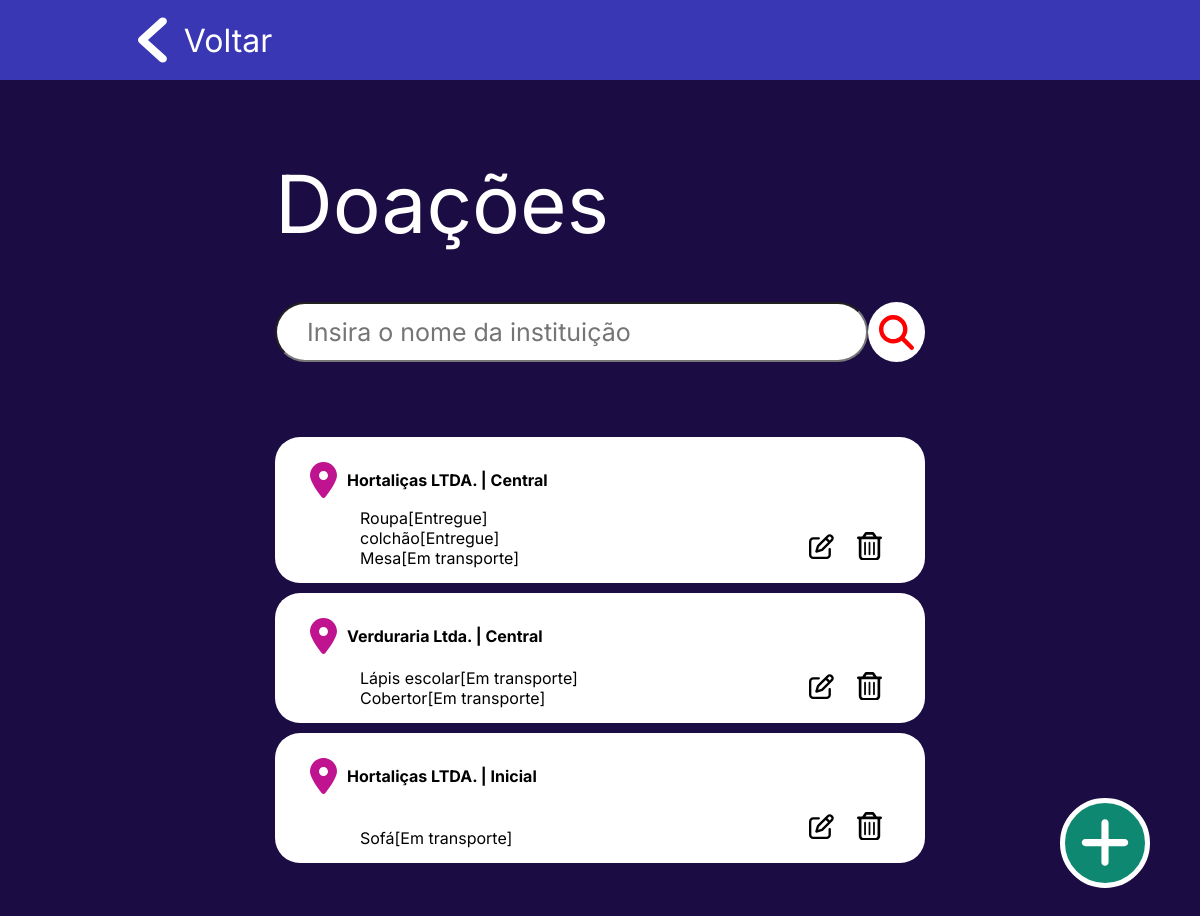
Page /donation_screen.php (signed in) on the committed database.
### tables this page shows
create table TBDoacao(
    idDoador int,
    idDoacao int,
	idCentro int,
    idTransportador int,
    qtde int not null,
	altura decimal(4,1),
	largura decimal(4, 1),
	comprimento decimal(4, 1),
	peso decimal(7,2),
    dataHoraDoadorEntregou datetime,
    dataHoraTranspRecebeu datetime,
    dataHoraTranspEntregaCentro datetime,
    dataHoraCentroRecebeu datetime,
	transporte boolean not null,

	primary key(idDoador, idDoacao, idCentro),
    foreign key(idDoador) references TBDoador(idDoador),
	foreign key(idDoacao) references TBItemDoacao(id),
	foreign key(idCentro) references TBCentroCaptacao(id),
    foreign key(idTransportador) references TBTransportador(idTransportador)
);

create table TBItemDoacao(
	id int primary key,
	tipo varchar(30) not null
);

### donation_screen.php (the view, shortened to what this page needs)
<html>
    <head>
        <link rel="stylesheet" href="./assets/loginv2.css">
        <link rel="stylesheet" href="./assets/don.css">
        <link rel="stylesheet" href="./assets/styles/header.css">
    </head>
    <body>
        <header>
            <a id="voltar"href="index.php">
                <img src="./assets/imgs/voltar.svg" alt="Voltar">
                <h1>Voltar</h1>
            </a>
        </header>
        <section>
            <h2>Doações</h2>
            <form id='form-search' name='search' action='' method='get'>
                <input id='barra-pesquisa' name='instituicao' placeholder='Insira o nome da instituição' autocomplete='off' type='searchbar'>
                <button id='btn-search' type='submit' value='' aria-label='Pesquisar'></button>
            </form>
        </section>
        <a id='add-new-donation' href="./new_donation.html">
            <svg xmlns="http://www.w3.org/2000/svg" viewBox="0 0 448 512"><path d="M256 80c0-17.7-14.3-32-32-32s-32 14.3-32 32V224H48c-17.7 0-32 14.3-32 32s14.3 32 32 32H192V432c0 17.7 14.3 32 32 32s32-14.3 32-32V288H400c17.7 0 32-14.3 32-32s-14.3-32-32-32H256V80z"/></svg>
        </a>
    </body>
</html>
<?php
    include('conn.php');
    $instituicao = isset($_GET['instituicao'])? $_GET['instituicao'] : "";
    $sqlPes= "SELECT
                DISTINCT I.razaoSocial,
                D.idCentro,
                CC.nome
              FROM
                TBDoacao D
                INNER JOIN TBCentrocaptacao CC
                    ON D.idCentro = CC.id
                INNER JOIN TBInstituicao I
                    ON CC.idInstituicao = I.idInstituicao
              WHERE
                    D.idDoador = ".$_SESSION['idUsuario'].
              "     AND
                    I.razaoSocial LIKE '".$instituicao."%'";
    $resultPes = $conn->query($sqlPes);
    if($resultPes->num_rows > 0){
        echo "<section id='don-list'>";
        while($row = $resultPes->fetch_assoc()){
            $sqlPesitens= "SELECT
                                I.tipo,
                                D.idDoacao,
                                D.idCentro,
                                I.id,
                                D.dataHoraCentroRecebeu
                            FROM
                                TBDoacao D
                                INNER JOIN
                                TBItemDoacao I
                                ON D.idDoacao=I.id
                            WHERE
                                D.idDoador = ".$_SESSION['idUsuario'];
           $resultPesitens = $conn->query($sqlPesitens);
            echo "
            <div class='donation-info-item'>
                <div id='donation-info-local-group'>
                    <img src='./assets/imgs/local.svg' alt='Ícone de local'>
                    <h4>".$row['razaoSocial']." | ".$row['nome']."</h4>
                </div>
                <div id='donation-info-items-group'>
                    <ul>";
                    while($rowli = $resultPesitens->fetch_assoc()){
                        if($rowli ['idCentro']== $row['idCentro']){
                            if(is_null($rowli ['dataHoraCentroRecebeu']) ){
                                $status= "Em transporte";
                            }
                            else{
                                $status="Entregue";
                            }
                            echo "<li>".$rowli['tipo']."[".$status."]</br></li>";
                        }
                    }
            echo"
                    </ul>
                    <div id='donation-info-options-group'>
                        <a class='edit' href='#'><svg xmlns='http://www.w3.org/2000/svg' viewBox='0 0 512 512'><path d='M373.1 24.97C401.2-3.147 446.8-3.147 474.9 24.97L487 37.09C515.1 65.21 515.1 110.8 487 138.9L289.8 336.2C281.1 344.8 270.4 351.1 258.6 354.5L158.6 383.1C150.2 385.5 141.2 383.1 135 376.1C128.9 370.8 126.5 361.8 128.9 353.4L157.5 253.4C160.9 241.6 167.2 230.9 175.8 222.2L373.1 24.97zM440.1 58.91C431.6 49.54 416.4 49.54 407 58.91L377.9 88L424 134.1L453.1 104.1C462.5 95.6 462.5 80.4 453.1 71.03L440.1 58.91zM203.7 266.6L186.9 325.1L245.4 308.3C249.4 307.2 252.9 305.1 255.8 302.2L390.1 168L344 121.9L209.8 256.2C206.9 259.1 204.8 262.6 203.7 266.6zM200 64C213.3 64 224 74.75 224 88C224 101.3 213.3 112 200 112H88C65.91 112 48 129.9 48 152V424C48 446.1 65.91 464 88 464H360C382.1 464 400 446.1 400 424V312C400 298.7 410.7 288 424 288C437.3 288 448 298.7 448 312V424C448 472.6 408.6 512 360 512H88C39.4 512 0 472.6 0 424V152C0 103.4 39.4 64 88 64H200z'/></svg></a>
                        <a class='delete' href='#'><svg xmlns='http://www.w3.org/2000/svg' viewBox='0 0 448 512'><path d='M160 400C160 408.8 152.8 416 144 416C135.2 416 128 408.8 128 400V192C128 183.2 135.2 176 144 176C152.8 176 160 183.2 160 192V400zM240 400C240 408.8 232.8 416 224 416C215.2 416 208 408.8 208 400V192C208 183.2 215.2 176 224 176C232.8 176 240 183.2 240 192V400zM320 400C320 408.8 312.8 416 304 416C295.2 416 288 408.8 288 400V192C288 183.2 295.2 176 304 176C312.8 176 320 183.2 320 192V400zM317.5 24.94L354.2 80H424C437.3 80 448 90.75 448 104C448 117.3 437.3 128 424 128H416V432C416 476.2 380.2 512 336 512H112C67.82 512 32 476.2 32 432V128H24C10.75 128 0 117.3 0 104C0 90.75 10.75 80 24 80H93.82L130.5 24.94C140.9 9.357 158.4 0 177.1 0H270.9C289.6 0 307.1 9.358 317.5 24.94H317.5zM151.5 80H296.5L277.5 51.56C276 49.34 273.5 48 270.9 48H177.1C174.5 48 171.1 49.34 170.5 51.56L151.5 80zM80 432C80 449.7 94.33 464 112 464H336C353.7 464 368 449.7 368 432V128H80V432z'/></svg></a>
                    </div>
                </div>
            </div>
            ";
        }
        echo "</section>";
    } else {
        echo "<section><br><h3 id='not-found-message'>Nenhum resutado encontrado</h3></section>";
    }
?>

### assets/loginv2.css (style rules this page uses)
* { font-family: 'Inter', sans-serif; padding: 0px; margin: 0px; }

### assets/don.css (style rules this page uses)
* { font-family: 'Inter', 'Sans-serif'; font-weight: 400; padding: 0px 0px 0px 0px; margin: 0px 0px 0px 0px; }
body { background-color: var(--blue-1-color); }
section { margin: 75px 275px 75px 275px; }
h2 { color: white; font-size: 80px; }
#form-search { display: flex; align-items: center; margin: 50px 0px 75px 0px; justify-content: space-between; }
#barra-pesquisa { font-size: 25px; padding: 0px 0px 0px 30px; border-radius: 100px; height: 60px; width: 52vw; }
#btn-search { background-color: white; display: flex; align-items: center; justify-content: center; border: none; border-radius: 100%; width: 60px; height: 60px; cursor: pointer; }
#btn-search svg { height: 35px; fill: red; }
.donation-info-item { display: flex; flex-direction: column; background-color: white; margin-bottom: 10px; padding: 15px 0px 15px 25px; border-radius: 25px; max-height: 10em; overflow: hidden; }
#donation-info-local-group img { margin: 10px 10px 10px 10px ; }
#donation-info-local-group h4 { font-weight: bold; }
#donation-info-local-group { display: flex; align-items: center; width: fit-content; }
#donation-info-items-group { display: flex; align-items:flex-end; justify-content: space-between; padding: 0px 30px 0px 0px ; margin-left: 60px; }
#donation-info-items-group ul { width: 50%; max-height: 15vh; overflow: auto; }
#donation-info-options-group { display: flex; align-items:flex-end; justify-content: space-evenly; width: 100px; }
#donation-info-options-group a { display: flex; align-items: center; justify-content: center; width: 30px; height: 30px; padding: 5px; border: 2px solid transparent; border-radius: 100%; }
#donation-info-options-group a svg { width: 25px; }
#add-new-donation { display: flex; align-items: center; justify-content: center; position: fixed; bottom: 50px; right: 50px; background-color: var(--cian-2-color); width: 5em; height: 5em; border-radius: 100%; border: 5px solid white; }
#add-new-donation svg { fill: white; width: 3.125em; }

### assets/styles/header.css (style rules this page uses)
* { font-family: 'Inter', sans-serif; padding: 0px; margin: 0px; }
header { display: flex; flex-direction: row; height: 10vh; background-color: #3937B4; padding: 0px 125px 0px 125px; }
header h1 { font-weight: 400; }
#voltar { display: flex; flex-direction: row; justify-content: space-evenly; align-items: center; height: 100%; width: 10em; text-decoration: none; color: white; }
#voltar img { height: 75%; }

### assets/styles/colors.css (style rules this page uses)
:root { --header-color: #3937B4; --blue-1-color: #1B0C44; --blue-2-color: #0B1434; --cian-1-color: #13BFA0; --cian-2-color: #0f8872; }

### rows in the picture
tbdoacao: idDoacao.tipo "Roupa", dataHoraCentroRecebeu "Entregue"
tbdoacao: idDoacao.tipo "colchão", dataHoraCentroRecebeu "Entregue"
tbdoacao: idDoacao.tipo "Mesa", dataHoraCentroRecebeu "Em transporte"
tbdoacao: idDoacao.tipo "Lápis escolar", dataHoraCentroRecebeu "Em transporte"
tbdoacao: idDoacao.tipo "Cobertor", dataHoraCentroRecebeu "Em transporte"
tbdoacao: idDoacao.tipo "Sofá", dataHoraCentroRecebeu "Em transporte"

### other values in the picture
$row['razaoSocial'] "Hortaliças LTDA."
$row['nome'] "Central"
$row['razaoSocial'] "Verduraria Ltda."
$row['nome'] "Inicial"
